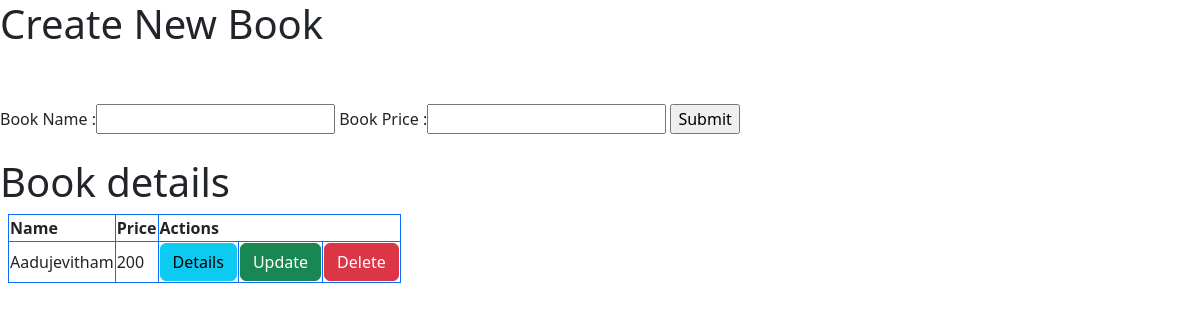
The app's page /, older data.
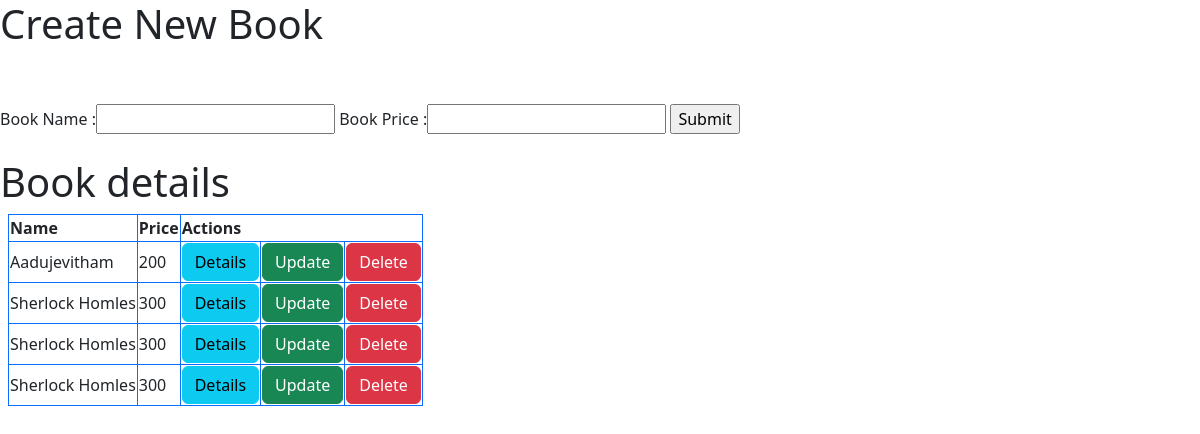
The same page, newer data.
### newapp/models.py (models this page shows, shortened)
class Book(models.Model):
    title=models.CharField(max_length=20)
    price=models.IntegerField()

### newapp/views.py (the view)
# urls.py: path("",views.createbook),
def createbook(request):
    books=Book.objects.all()
    if request.method=='POST':
        title=request.POST.get('title')
        price=request.POST.get('price')
        book=Book(title=title,price=price)
        book.save()
    return render(request,'index.html',{'books':books})

### templates/index.html (shortened to what this page needs)
<!DOCTYPE html>
<html lang="en">
<head>
</head>
<link href="https://cdn.jsdelivr.net/npm/bootstrap@5.3.3/dist/css/bootstrap.min.css" rel="stylesheet">
<body>
    <h1>Create New Book</h1>
    <br>
    <br>
    <form action="" method="post">
        <label for="">Book Name : </label><input type="text" name="title" >
        <label for="">Book Price : </label><input type="number" name="price" >
        <input type="submit" value="Submit">
    </form>
    <br>
    <h1>Book details</h1>
    <table class="border p-3 m-2 table-bordered border-primary " >
        <tr class="p-3">
            <th>Name</th>
            <th>Price</th>
            <th colspan="3">Actions</th>
        </tr>
        {% for book in books %}
        <tr>
            <td>{{ book.title }}</td>
            <td>{{ book.price }}</td>
            <td><a href="{% url 'details' book.id %}" class="btn btn-info">Details</a></td>
            <td><a href="{% url 'update' book.id %}" class="btn btn-success">Update</a></td>
            <td><a href="{% url 'delete' book.id %}" class="btn btn-danger">Delete</a></td>
        </tr>
        {% endfor %}
    </table>
</body>
</html>

Row changes from the older to the newer data that the page shows:
added Book: title "Sherlock Homles", price "300"
added Book: title "Sherlock Homles", price "300"
added Book: title "Sherlock Homles", price "300"
